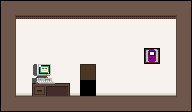

This is a level from a 2D game, rendered from its Tiled map with the project's own tilesets. A one-line summary and the complete map file follow:
An orthogonal 12x7 tile map with 16x16 px tiles, 4 tile layers (background, between, collide, front) and 2 objects.

<map version="1.0" orientation="orthogonal" renderorder="right-down" width="12" height="7" tilewidth="16" tileheight="16" nextobjectid="5">
 <tileset firstgid="1" name="tilemap" tilewidth="16" tileheight="16" tilecount="256">
  <image source="../../graphics/tilemap.png" width="256" height="256" />
 </tileset>
 <layer name="background" width="12" height="7">
  <data>
   <tile gid="0" />
   <tile gid="0" />
   <tile gid="0" />
   <tile gid="0" />
   <tile gid="0" />
   <tile gid="0" />
   <tile gid="0" />
   <tile gid="0" />
   <tile gid="0" />
   <tile gid="0" />
   <tile gid="0" />
   <tile gid="0" />
   <tile gid="0" />
   <tile gid="34" />
   <tile gid="34" />
   <tile gid="34" />
   <tile gid="34" />
   <tile gid="34" />
   <tile gid="34" />
   <tile gid="34" />
   <tile gid="34" />
   <tile gid="34" />
   <tile gid="34" />
   <tile gid="0" />
   <tile gid="0" />
   <tile gid="49" />
   <tile gid="49" />
   <tile gid="49" />
   <tile gid="49" />
   <tile gid="49" />
   <tile gid="49" />
   <tile gid="49" />
   <tile gid="49" />
   <tile gid="49" />
   <tile gid="49" />
   <tile gid="0" />
   <tile gid="0" />
   <tile gid="49" />
   <tile gid="49" />
   <tile gid="49" />
   <tile gid="49" />
   <tile gid="49" />
   <tile gid="49" />
   <tile gid="49" />
   <tile gid="49" />
   <tile gid="38" />
   <tile gid="49" />
   <tile gid="0" />
   <tile gid="0" />
   <tile gid="49" />
   <tile gid="49" />
   <tile gid="49" />
   <tile gid="49" />
   <tile gid="49" />
   <tile gid="49" />
   <tile gid="49" />
   <tile gid="49" />
   <tile gid="49" />
   <tile gid="49" />
   <tile gid="0" />
   <tile gid="0" />
   <tile gid="50" />
   <tile gid="50" />
   <tile gid="50" />
   <tile gid="50" />
   <tile gid="0" />
   <tile gid="50" />
   <tile gid="50" />
   <tile gid="50" />
   <tile gid="50" />
   <tile gid="50" />
   <tile gid="0" />
   <tile gid="0" />
   <tile gid="0" />
   <tile gid="0" />
   <tile gid="0" />
   <tile gid="0" />
   <tile gid="0" />
   <tile gid="0" />
   <tile gid="0" />
   <tile gid="0" />
   <tile gid="0" />
   <tile gid="0" />
   <tile gid="0" />
  </data>
 </layer>
 <layer name="between" width="12" height="7">
  <data>
   <tile gid="0" />
   <tile gid="0" />
   <tile gid="0" />
   <tile gid="0" />
   <tile gid="0" />
   <tile gid="0" />
   <tile gid="0" />
   <tile gid="0" />
   <tile gid="0" />
   <tile gid="0" />
   <tile gid="0" />
   <tile gid="0" />
   <tile gid="0" />
   <tile gid="0" />
   <tile gid="0" />
   <tile gid="0" />
   <tile gid="0" />
   <tile gid="0" />
   <tile gid="0" />
   <tile gid="0" />
   <tile gid="0" />
   <tile gid="0" />
   <tile gid="0" />
   <tile gid="0" />
   <tile gid="0" />
   <tile gid="0" />
   <tile gid="0" />
   <tile gid="0" />
   <tile gid="0" />
   <tile gid="0" />
   <tile gid="0" />
   <tile gid="0" />
   <tile gid="0" />
   <tile gid="0" />
   <tile gid="0" />
   <tile gid="0" />
   <tile gid="0" />
   <tile gid="0" />
   <tile gid="0" />
   <tile gid="0" />
   <tile gid="0" />
   <tile gid="0" />
   <tile gid="0" />
   <tile gid="0" />
   <tile gid="0" />
   <tile gid="0" />
   <tile gid="0" />
   <tile gid="0" />
   <tile gid="0" />
   <tile gid="0" />
   <tile gid="36" />
   <tile gid="37" />
   <tile gid="0" />
   <tile gid="91" />
   <tile gid="0" />
   <tile gid="0" />
   <tile gid="0" />
   <tile gid="0" />
   <tile gid="0" />
   <tile gid="0" />
   <tile gid="0" />
   <tile gid="0" />
   <tile gid="52" />
   <tile gid="53" />
   <tile gid="54" />
   <tile gid="0" />
   <tile gid="0" />
   <tile gid="0" />
   <tile gid="0" />
   <tile gid="0" />
   <tile gid="0" />
   <tile gid="0" />
   <tile gid="0" />
   <tile gid="0" />
   <tile gid="0" />
   <tile gid="0" />
   <tile gid="0" />
   <tile gid="0" />
   <tile gid="0" />
   <tile gid="0" />
   <tile gid="0" />
   <tile gid="0" />
   <tile gid="0" />
   <tile gid="0" />
  </data>
 </layer>
 <layer name="collide" width="12" height="7">
  <data>
   <tile gid="14" />
   <tile gid="15" />
   <tile gid="15" />
   <tile gid="15" />
   <tile gid="15" />
   <tile gid="15" />
   <tile gid="15" />
   <tile gid="15" />
   <tile gid="15" />
   <tile gid="15" />
   <tile gid="15" />
   <tile gid="16" />
   <tile gid="30" />
   <tile gid="0" />
   <tile gid="0" />
   <tile gid="0" />
   <tile gid="0" />
   <tile gid="0" />
   <tile gid="0" />
   <tile gid="0" />
   <tile gid="0" />
   <tile gid="0" />
   <tile gid="0" />
   <tile gid="32" />
   <tile gid="30" />
   <tile gid="0" />
   <tile gid="0" />
   <tile gid="0" />
   <tile gid="0" />
   <tile gid="0" />
   <tile gid="0" />
   <tile gid="0" />
   <tile gid="0" />
   <tile gid="0" />
   <tile gid="0" />
   <tile gid="32" />
   <tile gid="30" />
   <tile gid="0" />
   <tile gid="0" />
   <tile gid="0" />
   <tile gid="0" />
   <tile gid="0" />
   <tile gid="0" />
   <tile gid="0" />
   <tile gid="0" />
   <tile gid="0" />
   <tile gid="0" />
   <tile gid="32" />
   <tile gid="30" />
   <tile gid="0" />
   <tile gid="0" />
   <tile gid="0" />
   <tile gid="0" />
   <tile gid="0" />
   <tile gid="0" />
   <tile gid="0" />
   <tile gid="0" />
   <tile gid="0" />
   <tile gid="0" />
   <tile gid="32" />
   <tile gid="30" />
   <tile gid="0" />
   <tile gid="0" />
   <tile gid="0" />
   <tile gid="0" />
   <tile gid="0" />
   <tile gid="0" />
   <tile gid="0" />
   <tile gid="0" />
   <tile gid="0" />
   <tile gid="0" />
   <tile gid="32" />
   <tile gid="46" />
   <tile gid="47" />
   <tile gid="47" />
   <tile gid="47" />
   <tile gid="47" />
   <tile gid="47" />
   <tile gid="47" />
   <tile gid="47" />
   <tile gid="47" />
   <tile gid="47" />
   <tile gid="47" />
   <tile gid="48" />
  </data>
 </layer>
 <layer name="front" width="12" height="7">
  <data>
   <tile gid="0" />
   <tile gid="0" />
   <tile gid="0" />
   <tile gid="0" />
   <tile gid="0" />
   <tile gid="0" />
   <tile gid="0" />
   <tile gid="0" />
   <tile gid="0" />
   <tile gid="0" />
   <tile gid="0" />
   <tile gid="0" />
   <tile gid="0" />
   <tile gid="0" />
   <tile gid="0" />
   <tile gid="0" />
   <tile gid="0" />
   <tile gid="0" />
   <tile gid="0" />
   <tile gid="0" />
   <tile gid="0" />
   <tile gid="0" />
   <tile gid="0" />
   <tile gid="0" />
   <tile gid="0" />
   <tile gid="0" />
   <tile gid="0" />
   <tile gid="0" />
   <tile gid="0" />
   <tile gid="0" />
   <tile gid="0" />
   <tile gid="0" />
   <tile gid="0" />
   <tile gid="0" />
   <tile gid="0" />
   <tile gid="0" />
   <tile gid="0" />
   <tile gid="0" />
   <tile gid="0" />
   <tile gid="0" />
   <tile gid="0" />
   <tile gid="0" />
   <tile gid="0" />
   <tile gid="0" />
   <tile gid="0" />
   <tile gid="0" />
   <tile gid="0" />
   <tile gid="0" />
   <tile gid="0" />
   <tile gid="0" />
   <tile gid="0" />
   <tile gid="0" />
   <tile gid="0" />
   <tile gid="0" />
   <tile gid="0" />
   <tile gid="0" />
   <tile gid="0" />
   <tile gid="0" />
   <tile gid="0" />
   <tile gid="0" />
   <tile gid="0" />
   <tile gid="0" />
   <tile gid="0" />
   <tile gid="0" />
   <tile gid="0" />
   <tile gid="0" />
   <tile gid="0" />
   <tile gid="0" />
   <tile gid="0" />
   <tile gid="0" />
   <tile gid="0" />
   <tile gid="0" />
   <tile gid="0" />
   <tile gid="0" />
   <tile gid="0" />
   <tile gid="0" />
   <tile gid="0" />
   <tile gid="0" />
   <tile gid="0" />
   <tile gid="0" />
   <tile gid="0" />
   <tile gid="0" />
   <tile gid="0" />
   <tile gid="0" />
  </data>
 </layer>
 <objectgroup name="objects">
  <object id="2" gid="107" x="80" y="96" width="16" height="16">
   <properties>
    <property name="level" value="corcelles" />
    <property name="xTo" value="56" />
    <property name="yTo" value="11" />
   </properties>
  </object>
  <object id="4" gid="35" x="160" y="96" width="16" height="16" />
 </objectgroup>
</map>